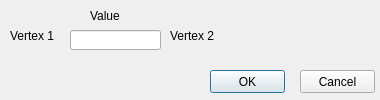
<?xml version="1.0" encoding="UTF-8"?>
<ui version="4.0">
 <class>FrmConfirmSubdivide</class>
 <widget class="QDialog" name="FrmConfirmSubdivide">
  <property name="geometry">
   <rect>
    <x>0</x>
    <y>0</y>
    <width>380</width>
    <height>100</height>
   </rect>
  </property>
  <property name="minimumSize">
   <size>
    <width>380</width>
    <height>100</height>
   </size>
  </property>
  <property name="maximumSize">
   <size>
    <width>380</width>
    <height>100</height>
   </size>
  </property>
  <property name="windowTitle">
   <string>Dialog</string>
  </property>
  <widget class="QLabel" name="label">
   <property name="geometry">
    <rect>
     <x>10</x>
     <y>30</y>
     <width>54</width>
     <height>12</height>
    </rect>
   </property>
   <property name="text">
    <string>Vertex 1</string>
   </property>
  </widget>
  <widget class="QLabel" name="label_2">
   <property name="geometry">
    <rect>
     <x>170</x>
     <y>30</y>
     <width>54</width>
     <height>12</height>
    </rect>
   </property>
   <property name="text">
    <string>Vertex 2</string>
   </property>
  </widget>
  <widget class="QLabel" name="label_3">
   <property name="geometry">
    <rect>
     <x>90</x>
     <y>10</y>
     <width>54</width>
     <height>12</height>
    </rect>
   </property>
   <property name="text">
    <string>Value</string>
   </property>
  </widget>
  <widget class="QLineEdit" name="txtVal">
   <property name="geometry">
    <rect>
     <x>70</x>
     <y>30</y>
     <width>91</width>
     <height>20</height>
    </rect>
   </property>
  </widget>
  <widget class="QPushButton" name="btnOK">
   <property name="geometry">
    <rect>
     <x>210</x>
     <y>70</y>
     <width>75</width>
     <height>23</height>
    </rect>
   </property>
   <property name="text">
    <string>OK</string>
   </property>
  </widget>
  <widget class="QPushButton" name="btnCancel">
   <property name="geometry">
    <rect>
     <x>300</x>
     <y>70</y>
     <width>75</width>
     <height>23</height>
    </rect>
   </property>
   <property name="text">
    <string>Cancel</string>
   </property>
  </widget>
 </widget>
 <resources/>
 <connections/>
</ui>
